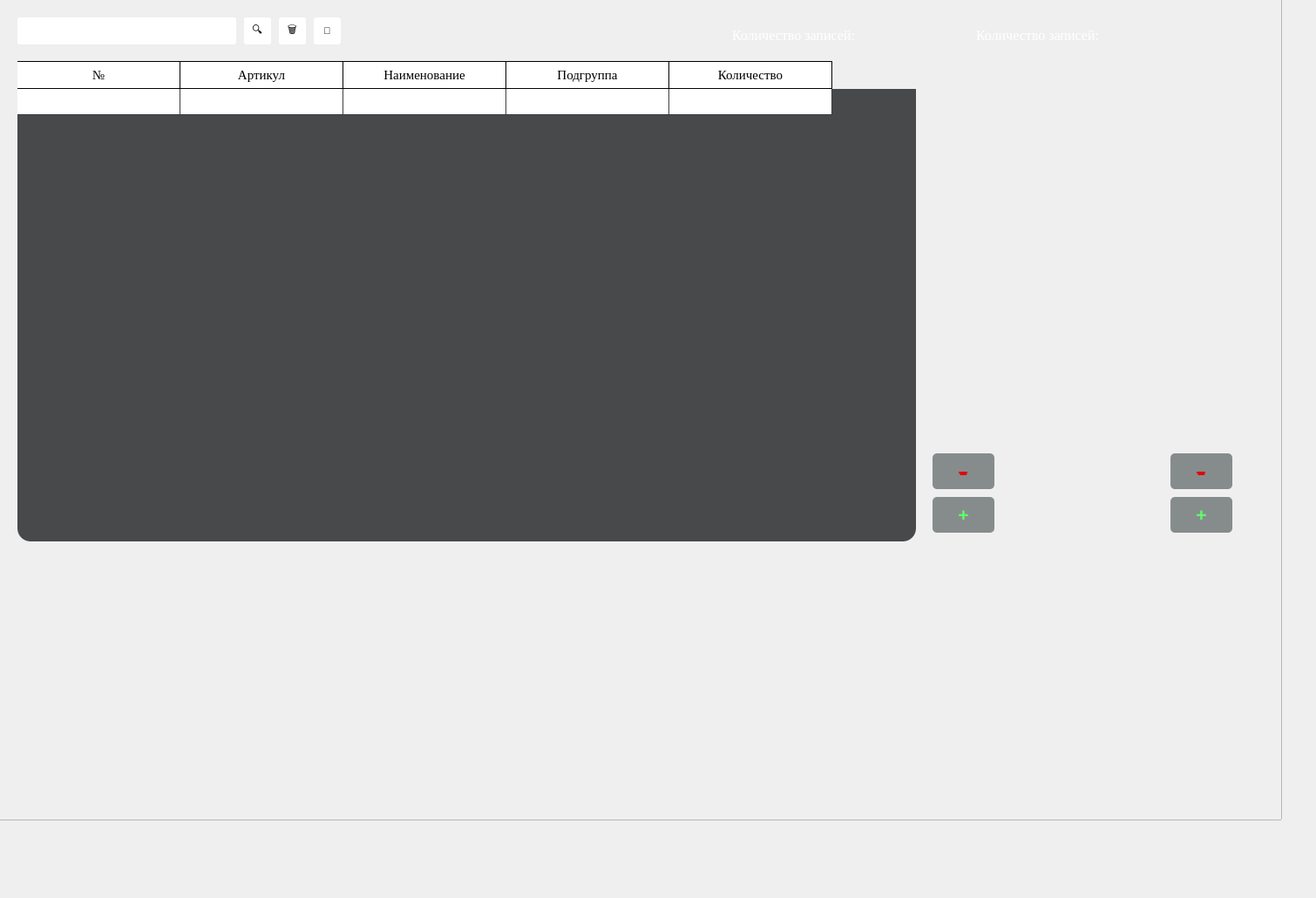
       <widget class="QWidget" name="tab_22">
        <attribute name="title">
         <string>Путевые материалы</string>
        </attribute>
        <widget class="QLineEdit" name="lineEdit_20">
         <property name="geometry">
          <rect>
           <x>20</x>
           <y>20</y>
           <width>251</width>
           <height>31</height>
          </rect>
         </property>
         <property name="styleSheet">
          <string notr="true">QLineEdit {
background-color: rgb(255, 255, 255);
border-radius: 3px;}</string>
         </property>
        </widget>
        <widget class="QPushButton" name="pushButton_84">
         <property name="geometry">
          <rect>
           <x>280</x>
           <y>20</y>
           <width>31</width>
           <height>31</height>
          </rect>
         </property>
         <property name="styleSheet">
          <string notr="true">QPushButton {
	background-color: rgb(255, 255, 255);
	border-radius: 3px;
	color:rgb(0, 0, 0)}
QPushButton:hover {
	background-color: rgb(229, 229, 229);
	color:rgb(0, 0, 0)}
QPushButton:pressed {
	background-color: rgb(255, 255, 255);}</string>
         </property>
         <property name="text">
          <string>🔍</string>
         </property>
         <property name="icon">
          <iconset>
           <normaloff>sql_maket/Search.PNG</normaloff>sql_maket/Search.PNG</iconset>
         </property>
         <property name="iconSize">
          <size>
           <width>30</width>
           <height>30</height>
          </size>
         </property>
         <property name="checkable">
          <bool>true</bool>
         </property>
         <property name="checked">
          <bool>true</bool>
         </property>
        </widget>
        <widget class="QPushButton" name="pushButton_85">
         <property name="geometry">
          <rect>
           <x>320</x>
           <y>20</y>
           <width>31</width>
           <height>31</height>
          </rect>
         </property>
         <property name="styleSheet">
          <string notr="true">QPushButton {
	background-color: rgb(255, 255, 255);
	border-radius: 3px;
	color:rgb(0, 0, 0)}
QPushButton:hover {
	background-color: rgb(229, 229, 229);
	color:rgb(0, 0, 0)}
QPushButton:pressed {
	background-color: rgb(255, 255, 255);}</string>
         </property>
         <property name="text">
          <string>🗑</string>
         </property>
         <property name="icon">
          <iconset>
           <normaloff>sql_maket/musor.PNG</normaloff>sql_maket/musor.PNG</iconset>
         </property>
         <property name="iconSize">
          <size>
           <width>30</width>
           <height>30</height>
          </size>
         </property>
         <property name="checkable">
          <bool>true</bool>
         </property>
         <property name="checked">
          <bool>true</bool>
         </property>
        </widget>
        <widget class="QLabel" name="label_29">
         <property name="geometry">
          <rect>
           <x>1120</x>
           <y>30</y>
           <width>321</width>
           <height>20</height>
          </rect>
         </property>
         <property name="font">
          <font>
           <family>Times New Roman</family>
           <pointsize>12</pointsize>
          </font>
         </property>
         <property name="styleSheet">
          <string notr="true">QLabel {
	color: rgb(255, 255, 255);}</string>
         </property>
         <property name="text">
          <string>Количество записей:</string>
         </property>
        </widget>
        <widget class="QPushButton" name="pushButton_86">
         <property name="geometry">
          <rect>
           <x>1343</x>
           <y>520</y>
           <width>71</width>
           <height>41</height>
          </rect>
         </property>
         <property name="sizePolicy">
          <sizepolicy hsizetype="Minimum" vsizetype="Fixed">
           <horstretch>0</horstretch>
           <verstretch>0</verstretch>
          </sizepolicy>
         </property>
         <property name="font">
          <font>
           <pointsize>24</pointsize>
           <underline>false</underline>
           <strikeout>true</strikeout>
          </font>
         </property>
         <property name="styleSheet">
          <string notr="true">QPushButton {
	background-color: rgb(134, 140, 140);
	border-radius: 5px;
	color: rgb(222, 6, 10);
}
QPushButton:hover {
	background-color: rgb(122, 122, 122);
	color: rgb(222, 6, 10)}
QPushButton:pressed {
	background-color: rgb(134, 140, 140);}</string>
         </property>
         <property name="text">
          <string>-</string>
         </property>
        </widget>
        <widget class="QPushButton" name="pushButton_87">
         <property name="geometry">
          <rect>
           <x>1343</x>
           <y>570</y>
           <width>71</width>
           <height>41</height>
          </rect>
         </property>
         <property name="sizePolicy">
          <sizepolicy hsizetype="Minimum" vsizetype="Fixed">
           <horstretch>0</horstretch>
           <verstretch>0</verstretch>
          </sizepolicy>
         </property>
         <property name="font">
          <font>
           <pointsize>16</pointsize>
           <weight>75</weight>
           <italic>false</italic>
           <bold>true</bold>
           <underline>false</underline>
           <strikeout>false</strikeout>
          </font>
         </property>
         <property name="styleSheet">
          <string notr="true">QPushButton {
	background-color: rgb(134, 140, 140);
	border-radius: 5px;
	color: rgb(97, 255, 107);
}
QPushButton:hover {
	background-color: rgb(122, 122, 122);
	color: rgb(97, 255, 107)}
QPushButton:pressed {
	background-color: rgb(134, 140, 140);}</string>
         </property>
         <property name="text">
          <string>+</string>
         </property>
         <property name="checkable">
          <bool>false</bool>
         </property>
         <property name="autoRepeat">
          <bool>false</bool>
         </property>
         <property name="autoExclusive">
          <bool>false</bool>
         </property>
        </widget>
        <widget class="QFrame" name="frame_25">
         <property name="geometry">
          <rect>
           <x>-30</x>
           <y>-80</y>
           <width>1501</width>
           <height>1021</height>
          </rect>
         </property>
         <property name="styleSheet">
          <string notr="true"/>
         </property>
         <property name="frameShape">
          <enum>QFrame::StyledPanel</enum>
         </property>
         <property name="frameShadow">
          <enum>QFrame::Raised</enum>
         </property>
         <widget class="QLineEdit" name="lineEdit_24">
          <property name="geometry">
           <rect>
            <x>50</x>
            <y>100</y>
            <width>251</width>
            <height>31</height>
           </rect>
          </property>
          <property name="styleSheet">
           <string notr="true">QLineEdit {
background-color: rgb(255, 255, 255);
border-radius: 3px;}</string>
          </property>
         </widget>
         <widget class="QPushButton" name="pushButton_95">
          <property name="geometry">
           <rect>
            <x>310</x>
            <y>100</y>
            <width>31</width>
            <height>31</height>
           </rect>
          </property>
          <property name="styleSheet">
           <string notr="true">QPushButton {
	background-color: rgb(255, 255, 255);
	border-radius: 3px;
	color:rgb(0, 0, 0)}
QPushButton:hover {
	background-color: rgb(229, 229, 229);
	color:rgb(0, 0, 0)}
QPushButton:pressed {
	background-color: rgb(255, 255, 255);}</string>
          </property>
          <property name="text">
           <string>🔍</string>
          </property>
          <property name="icon">
           <iconset>
            <normaloff>sql_maket/Search.PNG</normaloff>sql_maket/Search.PNG</iconset>
          </property>
          <property name="iconSize">
           <size>
            <width>30</width>
            <height>30</height>
           </size>
          </property>
          <property name="checkable">
           <bool>true</bool>
          </property>
          <property name="checked">
           <bool>true</bool>
          </property>
         </widget>
         <widget class="QPushButton" name="pushButton_96">
          <property name="geometry">
           <rect>
            <x>350</x>
            <y>100</y>
            <width>31</width>
            <height>31</height>
           </rect>
          </property>
          <property name="styleSheet">
           <string notr="true">QPushButton {
	background-color: rgb(255, 255, 255);
	border-radius: 3px;
	color:rgb(0, 0, 0)}
QPushButton:hover {
	background-color: rgb(229, 229, 229);
	color:rgb(0, 0, 0)}
QPushButton:pressed {
	background-color: rgb(255, 255, 255);}</string>
          </property>
          <property name="text">
           <string>🗑</string>
          </property>
          <property name="icon">
           <iconset>
            <normaloff>sql_maket/musor.PNG</normaloff>sql_maket/musor.PNG</iconset>
          </property>
          <property name="iconSize">
           <size>
            <width>30</width>
            <height>30</height>
           </size>
          </property>
          <property name="checkable">
           <bool>true</bool>
          </property>
          <property name="checked">
           <bool>true</bool>
          </property>
         </widget>
         <widget class="QPushButton" name="pushButton_save_13">
          <property name="geometry">
           <rect>
            <x>390</x>
            <y>100</y>
            <width>31</width>
            <height>31</height>
           </rect>
          </property>
          <property name="font">
           <font>
            <pointsize>8</pointsize>
           </font>
          </property>
          <property name="styleSheet">
           <string notr="true">QPushButton {
	background-color: rgb(255, 255, 255);
	border-radius: 3px;
	color:rgb(0, 0, 0)}
QPushButton:hover {
	background-color: rgb(229, 229, 229);
	color:rgb(0, 0, 0)}
QPushButton:pressed {
	background-color: rgb(255, 255, 255);}</string>
          </property>
          <property name="text">
           <string>💾</string>
          </property>
          <property name="icon">
           <iconset>
            <normaloff>sql_maket/save.PNG</normaloff>sql_maket/save.PNG</iconset>
          </property>
          <property name="iconSize">
           <size>
            <width>30</width>
            <height>30</height>
           </size>
          </property>
          <property name="checkable">
           <bool>true</bool>
          </property>
          <property name="checked">
           <bool>true</bool>
          </property>
          <property name="autoDefault">
           <bool>false</bool>
          </property>
          <property name="default">
           <bool>false</bool>
          </property>
          <property name="flat">
           <bool>false</bool>
          </property>
         </widget>
         <widget class="QTableWidget" name="tableWidget_23">
          <property name="geometry">
           <rect>
            <x>50</x>
            <y>150</y>
            <width>1031</width>
            <height>551</height>
           </rect>
          </property>
          <property name="font">
           <font>
            <family>Times New Roman</family>
            <pointsize>11</pointsize>
            <weight>50</weight>
            <bold>false</bold>
           </font>
          </property>
          <property name="styleSheet">
           <string notr="true">QTableWidget {
border-radius: 15px;
background-color: rgb(72, 73, 74)}

QHeaderView::section {
    background-color: rgb(255, 255, 255);
    padding: 4px;
    font-size: 11pt;
	font-family: Times New Roman;
    border-bottom: 1px solid rgb(0, 0, 0);
    border-right: 1px solid rgb(0, 0, 0);
}

QHeaderView::section:horizontal
{
    border-top: 1px solid rgb(0, 0, 0);
}

QHeaderView::section:vertical
{
    border-left: 1px solid rgb(0, 0, 0);
}

QTableWidget::item {
	background-color: rgb(255, 255, 255);
}
QTableWidget::item:selected {
	background-color: rgb(170, 255, 255);
	color:rgb(0, 0, 0);
}</string>
          </property>
          <property name="textElideMode">
           <enum>Qt::ElideMiddle</enum>
          </property>
          <attribute name="horizontalHeaderDefaultSectionSize">
           <number>187</number>
          </attribute>
          <attribute name="horizontalHeaderHighlightSections">
           <bool>false</bool>
          </attribute>
          <attribute name="verticalHeaderVisible">
           <bool>false</bool>
          </attribute>
          <row>
           <property name="text">
            <string>New Row</string>
           </property>
          </row>
          <column>
           <property name="text">
            <string>№</string>
           </property>
          </column>
          <column>
           <property name="text">
            <string>Артикул</string>
           </property>
          </column>
          <column>
           <property name="text">
            <string>Наименование</string>
           </property>
          </column>
          <column>
           <property name="text">
            <string>Подгруппа</string>
           </property>
          </column>
          <column>
           <property name="text">
            <string>Количество</string>
           </property>
          </column>
         </widget>
         <widget class="QPushButton" name="pushButton_105">
          <property name="geometry">
           <rect>
            <x>1100</x>
            <y>600</y>
            <width>71</width>
            <height>41</height>
           </rect>
          </property>
          <property name="sizePolicy">
           <sizepolicy hsizetype="Minimum" vsizetype="Fixed">
            <horstretch>0</horstretch>
            <verstretch>0</verstretch>
           </sizepolicy>
          </property>
          <property name="font">
           <font>
            <pointsize>24</pointsize>
            <underline>false</underline>
            <strikeout>true</strikeout>
           </font>
          </property>
          <property name="styleSheet">
           <string notr="true">QPushButton {
	background-color: rgb(134, 140, 140);
	border-radius: 5px;
	color: rgb(222, 6, 10);
}
QPushButton:hover {
	background-color: rgb(122, 122, 122);
	color: rgb(222, 6, 10)}
QPushButton:pressed {
	background-color: rgb(134, 140, 140);}</string>
          </property>
          <property name="text">
           <string>-</string>
          </property>
         </widget>
         <widget class="QPushButton" name="pushButton_106">
          <property name="geometry">
           <rect>
            <x>1100</x>
            <y>650</y>
            <width>71</width>
            <height>41</height>
           </rect>
          </property>
          <property name="sizePolicy">
           <sizepolicy hsizetype="Minimum" vsizetype="Fixed">
            <horstretch>0</horstretch>
            <verstretch>0</verstretch>
           </sizepolicy>
          </property>
          <property name="font">
           <font>
            <pointsize>16</pointsize>
            <weight>75</weight>
            <italic>false</italic>
            <bold>true</bold>
            <underline>false</underline>
            <strikeout>false</strikeout>
           </font>
          </property>
          <property name="styleSheet">
           <string notr="true">QPushButton {
	background-color: rgb(134, 140, 140);
	border-radius: 5px;
	color: rgb(97, 255, 107);
}
QPushButton:hover {
	background-color: rgb(122, 122, 122);
	color: rgb(97, 255, 107)}
QPushButton:pressed {
	background-color: rgb(134, 140, 140);}</string>
          </property>
          <property name="text">
           <string>+</string>
          </property>
          <property name="checkable">
           <bool>false</bool>
          </property>
          <property name="autoRepeat">
           <bool>false</bool>
          </property>
          <property name="autoExclusive">
           <bool>false</bool>
          </property>
         </widget>
         <widget class="QLabel" name="label_26">
          <property name="geometry">
           <rect>
            <x>30</x>
            <y>80</y>
            <width>1491</width>
            <height>701</height>
           </rect>
          </property>
          <property name="text">
           <string/>
          </property>
          <property name="pixmap">
           <pixmap>sql_maket/полотно.png</pixmap>
          </property>
         </widget>
         <widget class="QLabel" name="label_33">
          <property name="geometry">
           <rect>
            <x>870</x>
            <y>110</y>
            <width>321</width>
            <height>20</height>
           </rect>
          </property>
          <property name="font">
           <font>
            <family>Times New Roman</family>
            <pointsize>12</pointsize>
           </font>
          </property>
          <property name="styleSheet">
           <string notr="true">QLabel {
	color: rgb(255, 255, 255);}</string>
          </property>
          <property name="text">
           <string>Количество записей:</string>
          </property>
         </widget>
         <zorder>label_26</zorder>
         <zorder>tableWidget_23</zorder>
         <zorder>lineEdit_24</zorder>
         <zorder>pushButton_95</zorder>
         <zorder>pushButton_96</zorder>
         <zorder>pushButton_save_13</zorder>
         <zorder>pushButton_105</zorder>
         <zorder>pushButton_106</zorder>
         <zorder>label_33</zorder>
        </widget>
       </widget>
